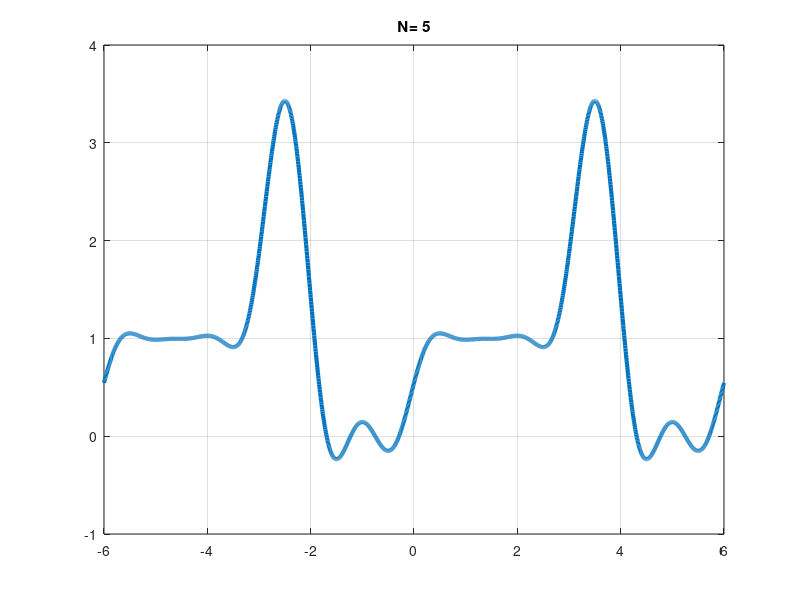

MATLAB code to generate this figure:
%alaa --farah 
T=6;
w=2*pi/6;
t=-T:T/1000:T;
N=input('# harmonics = ');
c0= 1;
xN=c0*ones(1,length(t));
for n= 1 :N 
cn=((3*j.*exp(-4*n*pi*j/3)-2*j.*exp(-n*pi*j)-j)./(2*pi*n));
c_n = conj(cn); 
xN=xN+cn*exp(j*n*w*t)+c_n*exp(-j*n*w*t);
end
plot(t,xN,'linewidth',3)
title(['N= ',num2str(N)])
grid on
